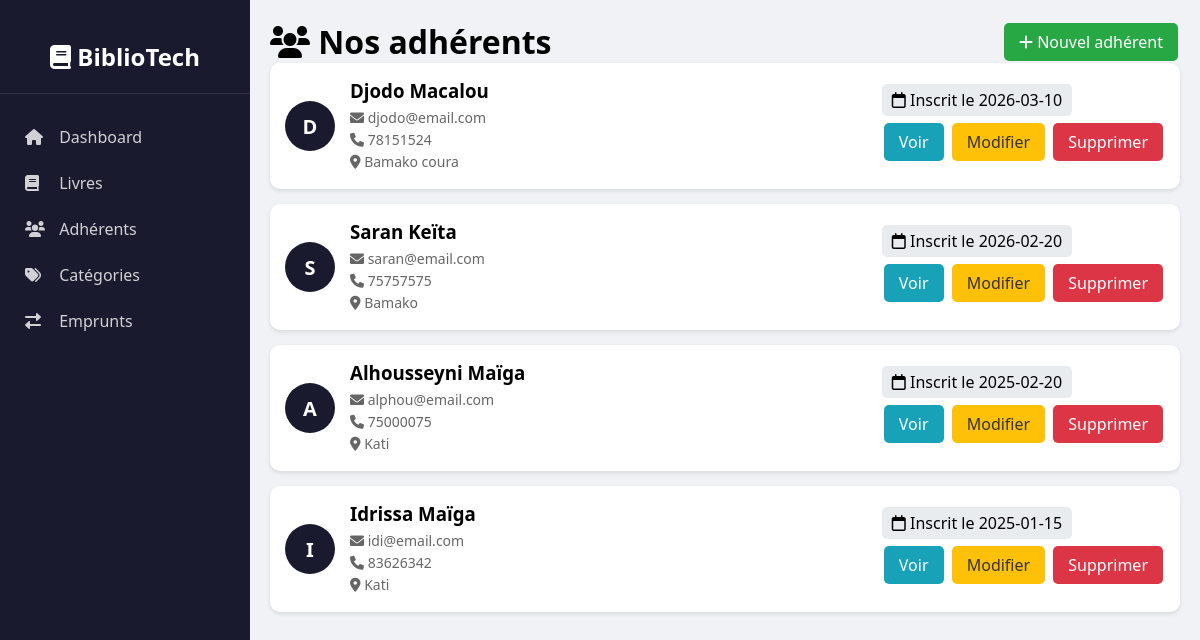
/index.php?controller=adherent&action=index, run on the app's committed database.
### tables this page shows
CREATE TABLE adherents(
    id int primary key auto_increment,
    nom varchar(30),
    adresse varchar(20),
    tel varchar(15),
    email varchar(100) not null,
    date_insc date
);

### controllers/AdherentController.php (called while the page is built, shortened)
<?php
require_once 'models/Adherent.php';
class AdherentController {
    private $adherent;
    public function __construct() {
        $this->adherent = new Adherent();
    }
    public function index() {
        $adherents = $this->adherent->getAll();
        include 'views/adherents/index.php';
    }
}
?>

### config/database.php (called while the page is built)
<?php
class Database {
    private $host = "localhost";
    private $dbname = "coursBiblio_db";
    private $username = "root";
    private $password = "maig2004";
    private $conn;
    public function __construct() {
        try {
            $this->conn = new PDO(
                "mysql:host={$this->host};dbname={$this->dbname};charset=utf8",
                $this->username,
                $this->password
            );
            $this->conn->setAttribute(PDO::ATTR_ERRMODE, PDO::ERRMODE_EXCEPTION);
        } catch(PDOException $e) {
            die("Erreur de connexion : " . $e->getMessage());
        }
    }
    public function getConnection() {
        return $this->conn;
    }
}
?>

### models/Adherent.php (called while the page is built, shortened)
<?php
require_once 'config/Database.php';
class Adherent {
    private $conn;
    private $table = "adherents";
    public function __construct() {
        $database = new Database();
        $this->conn = $database->getConnection();
    }
    public function getAll() {
        $query = "SELECT * FROM {$this->table} ORDER BY id DESC";
        $stmt = $this->conn->prepare($query);
        $stmt->execute();
        return $stmt->fetchAll(PDO::FETCH_ASSOC);
    }
}
?>

### views/adherents/index.php (the view, shortened to what this page needs)
<!DOCTYPE html>
<html>
<head>
    <link rel="stylesheet" href="https://cdnjs.cloudflare.com/ajax/libs/font-awesome/6.0.0/css/all.min.css">
    <link rel="stylesheet" href="../views/style.css">
</head>
<body>
    <div class="sidebar">
        <div class="logo"><h2><i class="fas fa-book"></i> BiblioTech</h2></div>
        <a href="index.php?controller=dashboard&action=index" class="nav-item"><i class="fas fa-home"></i> Dashboard</a>
        <a href="index.php?controller=livre&action=index" class="nav-item"><i class="fas fa-book"></i> Livres</a>
        <a href="index.php?controller=adherent&action=index" class="nav-item"><i class="fas fa-users"></i> Adhérents</a>
        <a href="index.php?controller=categorie&action=index" class="nav-item"><i class="fas fa-tags"></i> Catégories</a>
        <a href="index.php?controller=emprunt&action=index" class="nav-item"><i class="fas fa-exchange-alt"></i> Emprunts</a>
    </div>
    <div class="main-content">
        <div style="display: flex; justify-content: space-between; align-items: center;">
            <h1><i class="fas fa-users"></i> Nos adhérents</h1>
            <a href="index.php?controller=adherent&action=create" class="btn btn-add">
                <i class="fas fa-plus"></i> Nouvel adhérent
            </a>
        </div>
        <?php foreach($adherents as $adherent): ?>
        <div class="adherent-card">
            <div class="adherent-left">
                <div class="avatar">
                    <?= strtoupper(substr($adherent['nom'], 0, 1)) ?>
                </div>
                <div class="adherent-info">
                    <h3><?= htmlspecialchars($adherent['nom']) ?></h3>
                    <p><i class="fas fa-envelope"></i> <?= htmlspecialchars($adherent['email']) ?></p>
                    <p><i class="fas fa-phone"></i> <?= htmlspecialchars($adherent['tel']) ?></p>
                    <p><i class="fas fa-map-marker-alt"></i> <?= htmlspecialchars($adherent['adresse']) ?></p>
                </div>
            </div>
            <div>
                <span class="badge" style="background:#e9ecef; padding:5px 10px; border-radius:5px;">
                    <i class="far fa-calendar"></i> Inscrit le <?= $adherent['date_insc'] ?>
                </span>
                <div style="margin-top: 10px;">
                    <a href="index.php?controller=adherent&action=view&id=<?= $adherent['id'] ?>" class="btn btn-view">Voir</a>
                    <a href="index.php?controller=adherent&action=edit&id=<?= $adherent['id'] ?>" class="btn btn-edit">Modifier</a>
                    <a href="index.php?controller=adherent&action=delete&id=<?= $adherent['id'] ?>" class="btn btn-delete" onclick="return confirm('Supprimer ?')">Supprimer</a>
                </div>
            </div>
        </div>
        <?php endforeach; ?>
    </div>
</body>
</html>

### views/style.css (style rules this page uses)
* { margin: 0; padding: 0; box-sizing: border-box; }
body { font-family: 'Segoe UI', Tahoma, Geneva, Verdana, sans-serif; background: #f0f2f5; }
.sidebar { position: fixed; left: 0; top: 0; width: 250px; height: 100%; background: #1a1a2e; color: white; padding: 20px 0; }
.main-content { margin-left: 250px; padding: 20px; }
.logo { text-align: center; padding: 20px; border-bottom: 1px solid rgba(255, 255, 255, 0.1); margin-bottom: 20px; }
.nav-item { display: block; padding: 12px 25px; color: rgba(255, 255, 255, 0.8); text-decoration: none; transition: 0.3s; }
.nav-item i { margin-right: 10px; width: 20px; }
.btn { display: inline-block; padding: 8px 15px; border-radius: 5px; text-decoration: none; margin: 2px; border: none; cursor: pointer; }
.btn-add { background: #28a745; color: white; }
.btn-edit { background: #ffc107; color: #333; }
.btn-delete { background: #dc3545; color: white; }
.btn-view { background: #17a2b8; color: white; }
.adherent-card { background: white; border-radius: 10px; padding: 15px; margin-bottom: 15px; display: flex; justify-content: space-between; align-items: center; box-shadow: 0 2px 4px rgba(0, 0, 0, 0.1); }
.adherent-info h3 { margin-bottom: 5px; }
.adherent-info p { color: #666; font-size: 14px; margin: 3px 0; }
.avatar { width: 50px; height: 50px; background: #1a1a2e; border-radius: 50%; display: flex; align-items: center; justify-content: center; color: white; font-weight: bold; font-size: 20px; }
.adherent-left { display: flex; align-items: center; gap: 15px; }

### data on the page
adherents: nom "D", nom "Djodo Macalou", email "djodo@email.com", tel "78151524", adresse "Bamako coura", date_insc "2026-03-10"
adherents: nom "S", nom "Saran Keïta", email "saran@email.com", tel "75757575", adresse "Bamako", date_insc "2026-02-20"
adherents: nom "A", nom "Alhousseyni Maïga", email "alphou@email.com", tel "75000075", adresse "Kati", date_insc "2025-02-20"
adherents: nom "I", nom "Idrissa Maïga", email "idi@email.com", tel "83626342", adresse "Kati", date_insc "2025-01-15"
